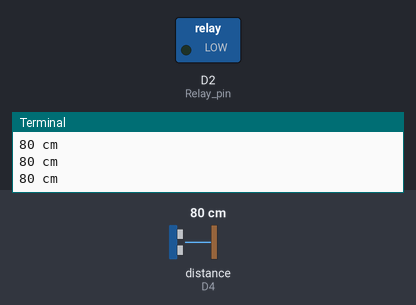
This program was run on a simulated Raspberry Pi (BCM pin numbers) with a GrovePi. On the bench: switched loads named in the program (green lamp = pin HIGH), the last lines printed to the terminal. The inputs (shaded band) are chosen by the test bench; at power-on: distance to the obstacle (sensor on D4) 80 cm.

Above: at 1.2 s.
1.3 s: distance to the obstacle (sensor on D4) set to 12 cm
2.8 s: distance to the obstacle (sensor on D4) set to 9 cm
At 3.7 s:
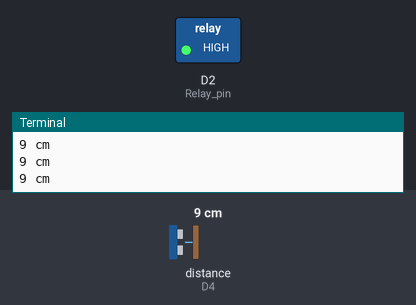
4.3 s: distance to the obstacle (sensor on D4) set to 18 cm
At 4.9 s:
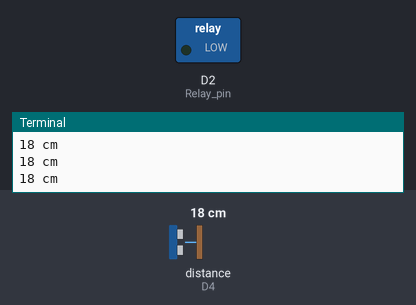
5.8 s: distance to the obstacle (sensor on D4) set to 2 cm
At 6.3 s:
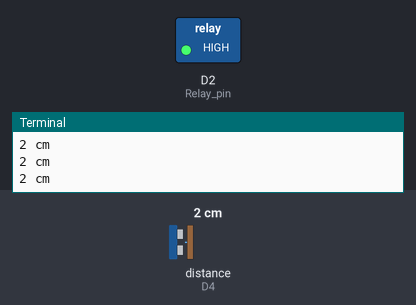
Timing chart, 0 to 8.3 s (numbered marks = the images above; inputs shaded):
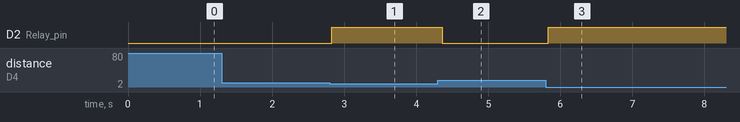

The program:

7.Ultrasonic_with_Relay.py
```python
from grovepi import *

# Connect the Grove Ultrasonic Ranger to digital port D4
# SIG,NC,VCC,GND

ultrasonic_ranger = 4
Relay_pin = 2

pinMode(Relay_pin,"OUTPUT")

while True:
    try:
        # Read distance value from Ultrasonic
        distant = ultrasonicRead(ultrasonic_ranger)
        print(distant,'cm')
        if distant <= 10:
            digitalWrite(Relay_pin,1)
        else:
            digitalWrite(Relay_pin,0)

    except TypeError:
        print("Error")
    except IOError:
        print("Error")
```

Measured:
- the behaviour switches between 11 and 10 cm on distance to the obstacle (sensor on D4) (found by bisection; images 0 and 1)
- after the input at 2.8 s, D2 (Relay_pin): LOW → HIGH at once
- after the input at 4.3 s, D2 (Relay_pin): HIGH → LOW after 0.06 s
- after the input at 5.8 s, D2 (Relay_pin): LOW → HIGH at once
